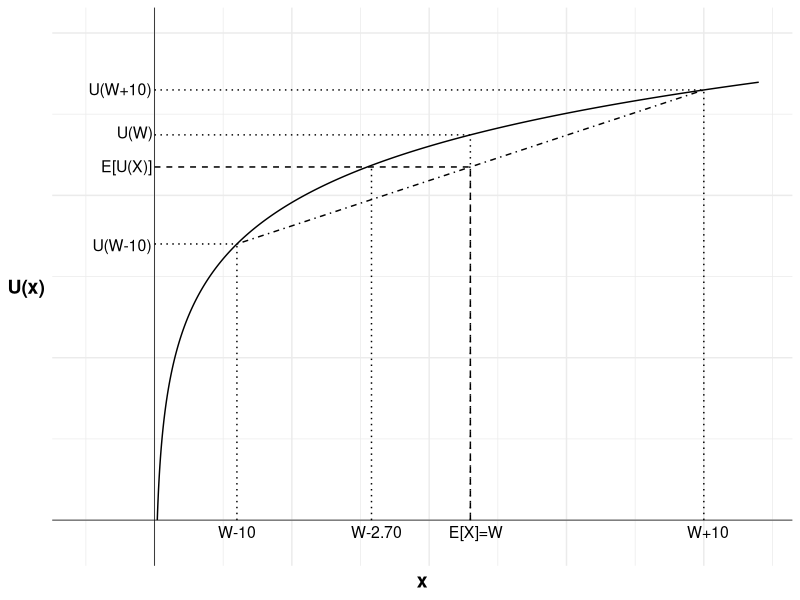
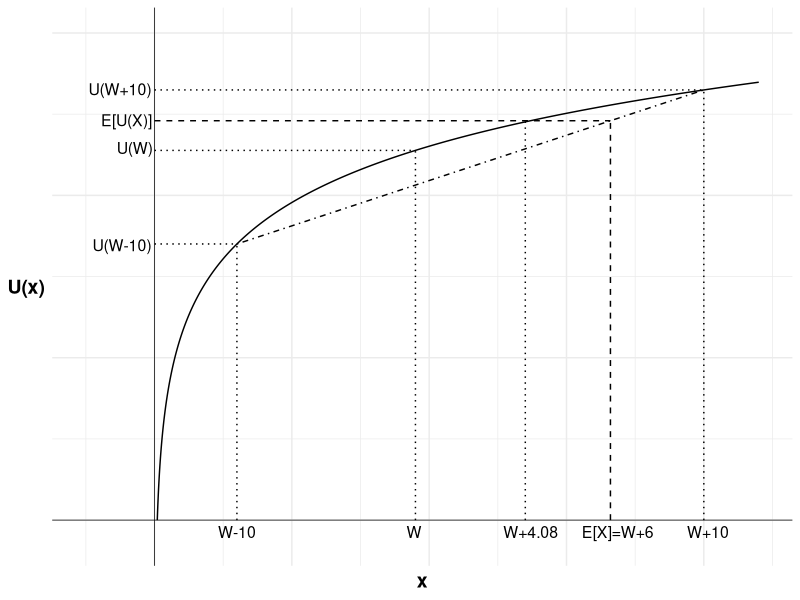
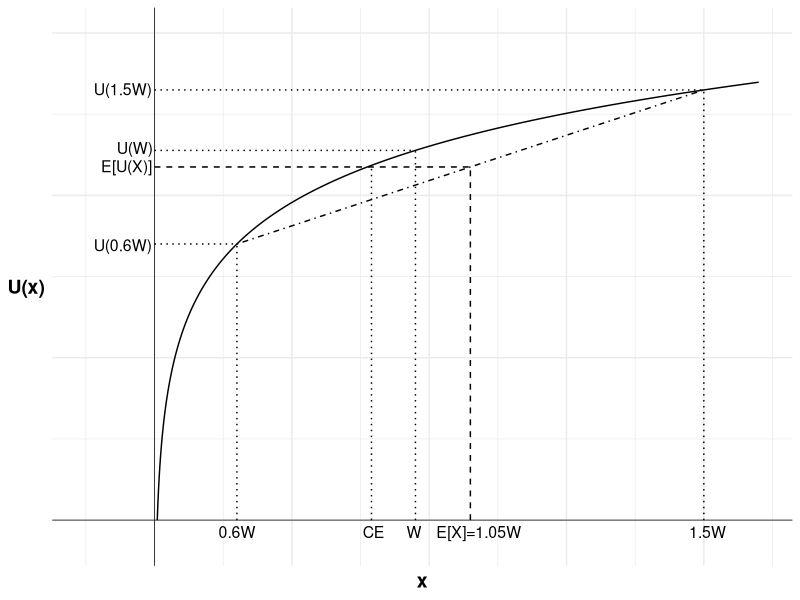

R code for these plots, in order:
## ---- chunk 1
#| label: fig-fiftyfifty
#| fig-cap: "A 50:50 bet"

library(ggplot2)

u <- function(x){
  log(x)
}

df <- data.frame(
  x=seq(1,220,0.1),
  y=NA
)

df$y <- u(df$x)

#Variables for plot (may not match labels as not done to scale)
#Payoffs from gamble
x1<-30 #loss
x2<-200 #win
ev<-115 #expected value of gamble
xc<-115 #certain outcome
ce<-79 #certainty equivalent
px2<-(ev-x1)/(x2-x1)

ggplot(mapping = aes(x, y)) +

  #Plot the utility curve
  geom_line(data = df) +
  geom_vline(xintercept = 0, linewidth=0.25)+ 
  geom_hline(yintercept = 0, linewidth=0.25)+
  labs(x = "x", y = "U(x)")+

  # Set the theme
  theme_minimal()+

  #remove numbers on each axis
  theme(axis.text.x = element_blank(),
            axis.text.y = element_blank(),
            axis.title=element_text(size=14,face="bold"),
            axis.title.y = element_text(angle=0, vjust=0.5))+

  #set limits - need to include room for labels
  coord_cartesian(xlim = c(-25, 220), ylim = c(-0.25, 6))+

  #Add labels W-10, W-10 and line to curve indicating each
  annotate("text", x = x1, y = 0, label = "W-10", size = 4, hjust = 0.5, vjust = 1.5)+
  annotate("segment", x = x1, y = 0, xend = x1, yend = u(x1), linewidth = 0.5, colour = "black", linetype="dotted")+
  annotate("segment", x = 0, y = u(x1), xend = x1, yend = u(x1), linewidth = 0.5, colour = "black", linetype="dotted")+
  annotate("text", x = 0, y = u(x1), label = "U(W-10)", size = 4, hjust = 1.05, vjust = 0.6)+

  #Add line to curve indicating utility of wealth
  annotate("segment", x = xc, y = 0, xend = xc, yend = u(xc), linewidth = 0.5, colour = "black", linetype="dotted")+
  annotate("segment", x = 0, y = u(xc), xend = xc, yend = u(xc), linewidth = 0.5, colour = "black", linetype="dotted")+
  annotate("text", x = 0, y = u(xc), label = "U(W)", size = 4, hjust = 1.05, vjust = 0.3)+

  #Add expected utility line
  annotate("segment", x = x1, xend = x2, y = u(x1), yend = u(x2), linewidth = 0.5, colour = "black", linetype="dotdash")+

  #Add labels W+10, U(W+10) and line to curve indicating each
  annotate("text", x = x2, y = 0, label = "W+10", size = 4, hjust = 0.4, vjust = 1.5)+
  annotate("segment", x = x2, y = 0, xend = x2, yend = u(x2), linewidth = 0.5, colour = "black", linetype="dotted")+
  annotate("segment", x = 0, y = u(x2), xend = x2, yend = u(x2), linewidth = 0.5, colour = "black", linetype="dotted")+
  annotate("text", x = 0, y = u(x2), label = "U(W+10)", size = 4, hjust = 1.05, vjust = 0.45)+

  #Add labels E[X]=W, E[U(X)] and curve indicating each
  annotate("text", x = ev, y = 0, label = "E[X]=W", size = 4, hjust = 0.4, vjust = 1.5)+
  annotate("segment", x = ev, y = 0, xend = ev, yend = u(x1)+(u(x2)-u(x1))*px2, linewidth = 0.5, colour = "black", linetype="dashed")+
  annotate("segment", x = 0, y = u(x1)+(u(x2)-u(x1))*px2, xend = ev, yend = u(x1)+(u(x2)-u(x1))*px2, linewidth = 0.5, colour = "black", linetype="dashed")+
  annotate("text", x = 0, y = u(x1)+(u(x2)-u(x1))*px2, label = "E[U(X)]", size = 4, hjust = 1.05, vjust = 0.45)+

  #Add vertical line indicating certainty equivalent and labelled "W-2.70"
  annotate("segment", x = ce, xend = ce, y = 0, yend = u(ce), linewidth = 0.5, colour = "black", linetype="dotted")+
  annotate("text", x = ce, y = 0, label = "W-2.70", size = 4, hjust = 0.4, vjust = 1.5)

## ---- chunk 2
#| label: fig-eightytwenty
#| fig-cap: "An 80:20 bet"

library(ggplot2)

u <- function(x){
  log(x)
}

df <- data.frame(
  x=seq(1,220,0.1),
  y=NA
)

df$y <- u(df$x)

#Variables for plot (may not match labels as not done to scale)
#Payoffs from gamble
x1<-30 #loss
x2<-200 #win
ev<-166 #expected value of gamble
xc<-95 #certain outcome
ce<-135 #certainty equivalent
px2<-(ev-x1)/(x2-x1)

ggplot(mapping = aes(x, y)) +

  #Plot the utility curve
  geom_line(data = df) +
  geom_vline(xintercept = 0, linewidth=0.25)+ 
  geom_hline(yintercept = 0, linewidth=0.25)+
  labs(x = "x", y = "U(x)")+

  # Set the theme
  theme_minimal()+

  #remove numbers on each axis
  theme(axis.text.x = element_blank(),
            axis.text.y = element_blank(),
            axis.title=element_text(size=14,face="bold"),
            axis.title.y = element_text(angle=0, vjust=0.5))+

#set limits - need to include room for labels
  coord_cartesian(xlim = c(-25, 220), ylim = c(-0.25, 6))+

  #Add labels W-10, U(W+10) and line to curve indicating each
  annotate("text", x = x1, y = 0, label = "W-10", size = 4, hjust = 0.5, vjust = 1.5)+
  annotate("segment", x = x1, y = 0, xend = x1, yend = u(x1), linewidth = 0.5, colour = "black", linetype="dotted")+
  annotate("segment", x = 0, y = u(x1), xend = x1, yend = u(x1), linewidth = 0.5, colour = "black", linetype="dotted")+
  annotate("text", x = 0, y = u(x1), label = "U(W-10)", size = 4, hjust = 1.05, vjust = 0.6)+

  #Add labels W, U(W) and line to curve indicating each
  annotate("text", x = xc, y = 0, label = "W", size = 4, hjust = 0.6, vjust = 1.5)+
  annotate("segment", x = xc, y = 0, xend = xc, yend = u(xc), linewidth = 0.5, colour = "black", linetype="dotted")+
  annotate("segment", x = 0, y = u(xc), xend = xc, yend = u(xc), linewidth = 0.5, colour = "black", linetype="dotted")+
  annotate("text", x = 0, y = u(xc), label = "U(W)", size = 4, hjust = 1.05, vjust = 0.3)+

  #Add expected utility line
  annotate("segment", x = x1, xend = x2, y = u(x1), yend = u(x2), linewidth = 0.5, colour = "black", linetype="dotdash")+

  #Add labels W+10, U(W+10) and line to curve indicating each
  annotate("text", x = x2, y = 0, label = "W+10", size = 4, hjust = 0.4, vjust = 1.5)+
  annotate("segment", x = x2, y = 0, xend = x2, yend = u(x2), linewidth = 0.5, colour = "black", linetype="dotted")+
  annotate("segment", x = 0, y = u(x2), xend = x2, yend = u(x2), linewidth = 0.5, colour = "black", linetype="dotted")+
  annotate("text", x = 0, y = u(x2), label = "U(W+10)", size = 4, hjust = 1.05, vjust = 0.45)+

  #Add labels E[X]=W+6, E[U(X)] and curve indicating each
  annotate("text", x = ev, y = 0, label = "E[X]=W+6", size = 4, hjust = 0.4, vjust = 1.5)+
  annotate("segment", x = ev, y = 0, xend = ev, yend = u(x1)+(u(x2)-u(x1))*px2, linewidth = 0.5, colour = "black", linetype="dashed")+
  annotate("segment", x = 0, y = u(x1)+(u(x2)-u(x1))*px2, xend = ev, yend = u(x1)+(u(x2)-u(x1))*px2, linewidth = 0.5, colour = "black", linetype="dashed")+
  annotate("text", x = 0, y = u(x1)+(u(x2)-u(x1))*px2, label = "E[U(X)]", size = 4, hjust = 1.05, vjust = 0.45)+

  #Add vertical line indicating certainty equivalent and labelled "CE"
  annotate("segment", x = ce, xend = ce, y = 0, yend = u(ce), linewidth = 0.5, colour = "black", linetype="dotted")+
  annotate("text", x = ce, y = 0, label = "W+4.08", size = 4, hjust = 0.4, vjust = 1.5)

## ---- chunk 3
#| label: fig-wealth
#| fig-cap: "Betting a proportion of wealth"

library(ggplot2)

u <- function(x){
  log(x)
}

df <- data.frame(
  x=seq(1,220,0.1),
  y=NA
)

df$y <- u(df$x)

#Variables for plot (may not match labels as not done to scale)
#Payoffs from gamble
x1<-30 #loss
x2<-200 #win
ev<-115 #expected value of gamble
xc<-95 #certain outcome
ce<-79 #certainty equivalent
px2<-(ev-x1)/(x2-x1)

ggplot(mapping = aes(x, y)) +

  #Plot the utility curve
  geom_line(data = df) +
  geom_vline(xintercept = 0, linewidth=0.25)+ 
  geom_hline(yintercept = 0, linewidth=0.25)+
  labs(x = "x", y = "U(x)")+

  # Set the theme
  theme_minimal()+

  #remove numbers on each axis
  theme(axis.text.x = element_blank(),
            axis.text.y = element_blank(),
            axis.title=element_text(size=14,face="bold"),
            axis.title.y = element_text(angle=0, vjust=0.5))+

  #set limits - need to include room for labels
  coord_cartesian(xlim = c(-25, 220), ylim = c(-0.25, 6))+

  #Add labels 0.6W, U(0.6W) and line to curve indicating each
  annotate("text", x = x1, y = 0, label = "0.6W", size = 4, hjust = 0.5, vjust = 1.5)+
  annotate("segment", x = x1, y = 0, xend = x1, yend = u(x1), linewidth = 0.5, colour = "black", linetype="dotted")+
  annotate("segment", x = 0, y = u(x1), xend = x1, yend = u(x1), linewidth = 0.5, colour = "black", linetype="dotted")+
  annotate("text", x = 0, y = u(x1), label = "U(0.6W)", size = 4, hjust = 1.05, vjust = 0.6)+

  #Add labels W, U(W) and line to curve indicating each
  annotate("text", x = xc, y = 0, label = "W", size = 4, hjust = 0.6, vjust = 1.5)+
  annotate("segment", x = xc, y = 0, xend = xc, yend = u(xc), linewidth = 0.5, colour = "black", linetype="dotted")+
  annotate("segment", x = 0, y = u(xc), xend = xc, yend = u(xc), linewidth = 0.5, colour = "black", linetype="dotted")+
  annotate("text", x = 0, y = u(xc), label = "U(W)", size = 4, hjust = 1.05, vjust = 0.3)+

  #Add expected utility line
  annotate("segment", x = x1, xend = x2, y = u(x1), yend = u(x2), linewidth = 0.5, colour = "black", linetype="dotdash")+

  #Add labels 1.5W, U(1.5W) and line to curve indicating each
  annotate("text", x = x2, y = 0, label = "1.5W", size = 4, hjust = 0.4, vjust = 1.5)+
  annotate("segment", x = x2, y = 0, xend = x2, yend = u(x2), linewidth = 0.5, colour = "black", linetype="dotted")+
  annotate("segment", x = 0, y = u(x2), xend = x2, yend = u(x2), linewidth = 0.5, colour = "black", linetype="dotted")+
  annotate("text", x = 0, y = u(x2), label = "U(1.5W)", size = 4, hjust = 1.05, vjust = 0.45)+

  #Add labels E[X]=1.05W, E[U(X)] and curve indicating each
  annotate("text", x = ev, y = 0, label = "E[X]=1.05W", size = 4, hjust = 0.4, vjust = 1.5)+
  annotate("segment", x = ev, y = 0, xend = ev, yend = u(x1)+(u(x2)-u(x1))*px2, linewidth = 0.5, colour = "black", linetype="dashed")+
  annotate("segment", x = 0, y = u(x1)+(u(x2)-u(x1))*px2, xend = ev, yend = u(x1)+(u(x2)-u(x1))*px2, linewidth = 0.5, colour = "black", linetype="dashed")+
  annotate("text", x = 0, y = u(x1)+(u(x2)-u(x1))*px2, label = "E[U(X)]", size = 4, hjust = 1.05, vjust = 0.45)+

  #Add vertical line indicating certainty equivalent and labelled "CE"
  annotate("segment", x = ce, xend = ce, y = 0, yend = u(ce), linewidth = 0.5, colour = "black", linetype="dotted")+
  annotate("text", x = ce, y = 0, label = "CE", size = 4, hjust = 0.4, vjust = 1.5)

## ---- chunk 4
#| output: false
# Calculation of value of gamble for the following paragraph
# Code based on: https://math.stackexchange.com/questions/2882484/log-utility-function-and-the-st-petersburg-paradox
EU = function(W, c, epsilon){
    ans = 0
    k = 1
    while(abs(val <- (log(max(epsilon, W + 2^k - c)) - log(W)) / 2^k) > epsilon){
        k <- k + 1;
        ans <- ans + val;
    }
    ans
}

find_c = function(W, epsilon=10^(-10)){
    low = 0
    c = 0
    high = 10^10
    while(abs(low - high) > epsilon){
        c = (high + low) / 2
        exp_value = EU(W, c, epsilon)
        ifelse(exp_value > 0, low <- c, high <- c)
    }
    c
}

# Value of bet to someone with wealth of $1,000,000
c1000000 <- round(find_c(10^6), 2)
# Value of bet to someone with wealth of $1,000
c1000 <- round(find_c(10^3), 2)
# Value of bet to someone with wealth of $0.01
c001 <- round(find_c(0.01), 2)
